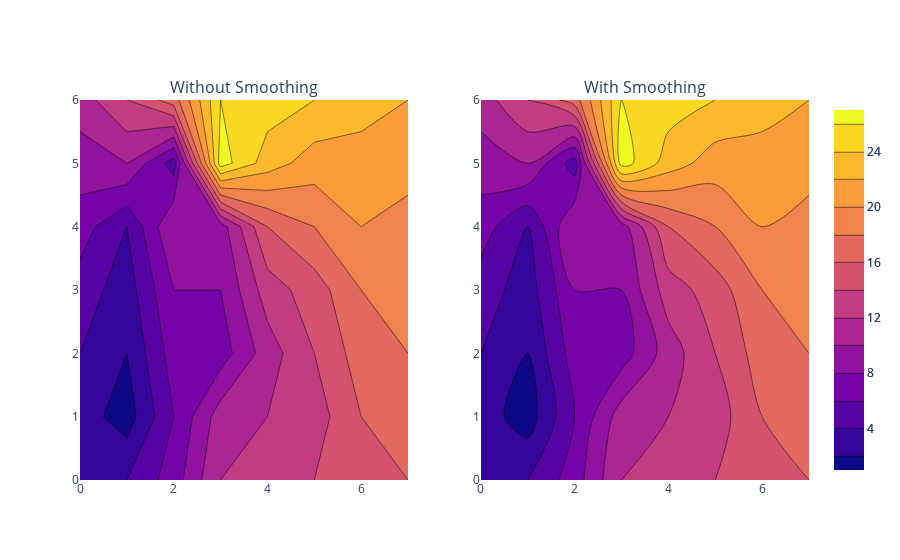

Here is the notebook cell this chart was saved with:
### Markdown cell above
### Smoothing the Contour lines

### Code cell
z =   [[2, 4, 7, 12, 13, 14, 15, 16],
       [3, 1, 6, 11, 12, 13, 16, 17],
       [4, 2, 7, 7, 11, 14, 17, 18],
       [5, 3, 8, 8, 13, 15, 18, 19],
       [7, 4, 10, 9, 16, 18, 20, 19],
       [9, 10, 5, 27, 23, 21, 21, 21],
       [11, 14, 17, 26, 25, 24, 23, 22]]

fig = make_subplots(rows=1, cols=2,
                    subplot_titles=('Without Smoothing', 'With Smoothing'))

fig.add_trace(go.Contour(z=z, line_smoothing=0), 1, 1)
fig.add_trace(go.Contour(z=z, line_smoothing=0.85), 1, 2)

fig.show()

### Figure 1 — Plotly figure (JSON) as saved in the notebook; plotly's stock layout.template omitted (floating-point values rounded to 4 significant figures)
{"data": [{"line": {"smoothing": 0}, "type": "contour", "xaxis": "x", "yaxis": "y", "z": [[2, 4, 7, 12, 13, 14, 15, 16], [3, 1, 6, 11, 12, 13, 16, 17], [4, 2, 7, 7, 11, 14, 17, 18], [5, 3, 8, 8, 13, 15, 18, 19], [7, 4, 10, 9, 16, 18, 20, 19], [9, 10, 5, 27, 23, 21, 21, 21], [11, 14, 17, 26, 25, 24, 23, 22]]}, {"line": {"smoothing": 0.85}, "type": "contour", "xaxis": "x2", "yaxis": "y2", "z": [[2, 4, 7, 12, 13, 14, 15, 16], [3, 1, 6, 11, 12, 13, 16, 17], [4, 2, 7, 7, 11, 14, 17, 18], [5, 3, 8, 8, 13, 15, 18, 19], [7, 4, 10, 9, 16, 18, 20, 19], [9, 10, 5, 27, 23, 21, 21, 21], [11, 14, 17, 26, 25, 24, 23, 22]]}], "layout": {"annotations": [{"font": {"size": 16}, "showarrow": false, "text": "Without Smoothing", "x": 0.225, "xanchor": "center", "xref": "paper", "y": 1, "yanchor": "bottom", "yref": "paper"}, {"font": {"size": 16}, "showarrow": false, "text": "With Smoothing", "x": 0.775, "xanchor": "center", "xref": "paper", "y": 1, "yanchor": "bottom", "yref": "paper"}], "xaxis": {"anchor": "y", "domain": [0, 0.45]}, "xaxis2": {"anchor": "y2", "domain": [0.55, 1]}, "yaxis": {"anchor": "x", "domain": [0, 1]}, "yaxis2": {"anchor": "x2", "domain": [0, 1]}}}
